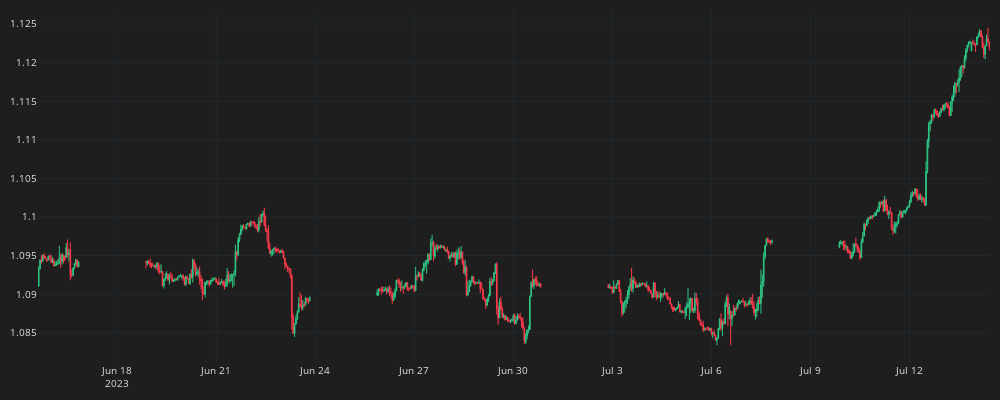

Here is the notebook cell this chart was saved with:
### Markdown cell above
First use(s) of plotly library.  Note: "go" acronym references 'graph_objects'.  Not to be confused with Golang - which I've also been playing with recently.  It's all fun!!

### Code cell
fig = go.Figure()
fig.add_trace(go.Candlestick(
    x=df_plot.time, open=df_plot.mid_o, high=df_plot.mid_h, low = df_plot.mid_l, close=df_plot.mid_c,
    line=dict(width=1), opacity=1,
    increasing_fillcolor="#24A06B",
    decreasing_fillcolor="#CC2E3C",
    increasing_line_color="#2EC886",
    decreasing_line_color="#FF3A4C"
    ))
fig.update_layout(width=1000, height=400, paper_bgcolor = "#1e1e1e", plot_bgcolor = "#1e1e1e",
                margin=dict(l=10, b=10, t=10, r=10), 
                font=dict(size=10, color="#e1e1e1"))
fig.update_xaxes(gridcolor="#1f292f",
                 showgrid=True,
                 fixedrange=True,
                 rangeslider=dict(visible=False))
fig.update_yaxes(gridcolor="#1f292f",
                 showgrid=True)
fig.show()

### Figure 1 — Plotly figure (JSON) as saved in the notebook; plotly's stock layout.template omitted (floating-point values rounded to 4 significant figures; data arrays with more than 128 entries replaced by an {"elided": "..."} marker saying what was removed)
{"data": [{"close": {"elided": "500 float values"}, "decreasing": {"fillcolor": "#CC2E3C", "line": {"color": "#FF3A4C"}}, "high": {"elided": "500 float values"}, "increasing": {"fillcolor": "#24A06B", "line": {"color": "#2EC886"}}, "line": {"width": 1}, "low": {"elided": "500 float values"}, "opacity": 1, "open": {"elided": "500 float values"}, "type": "candlestick", "x": {"elided": "500 str values"}}], "layout": {"font": {"color": "#e1e1e1", "size": 10}, "height": 400, "margin": {"b": 10, "l": 10, "r": 10, "t": 10}, "paper_bgcolor": "#1e1e1e", "plot_bgcolor": "#1e1e1e", "width": 1000, "xaxis": {"fixedrange": true, "gridcolor": "#1f292f", "rangeslider": {"visible": false}, "showgrid": true}, "yaxis": {"gridcolor": "#1f292f", "showgrid": true}}}
